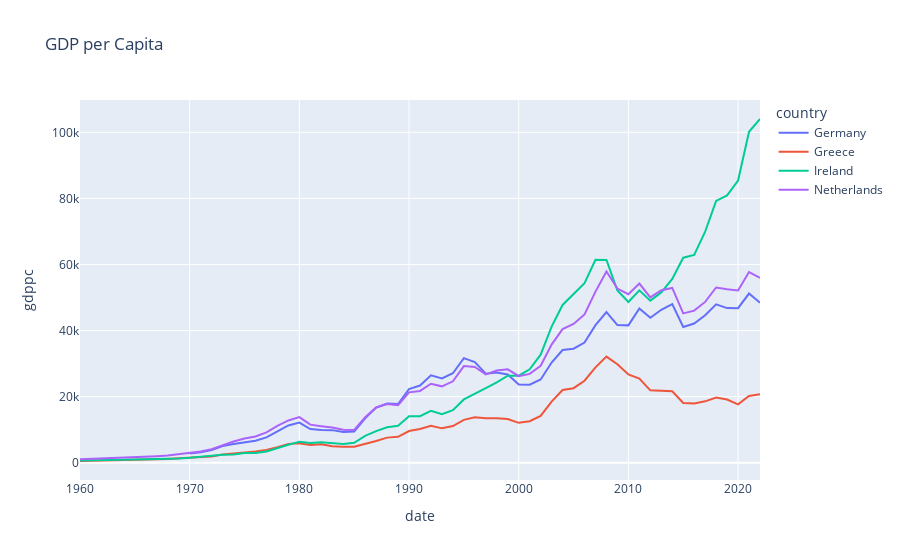
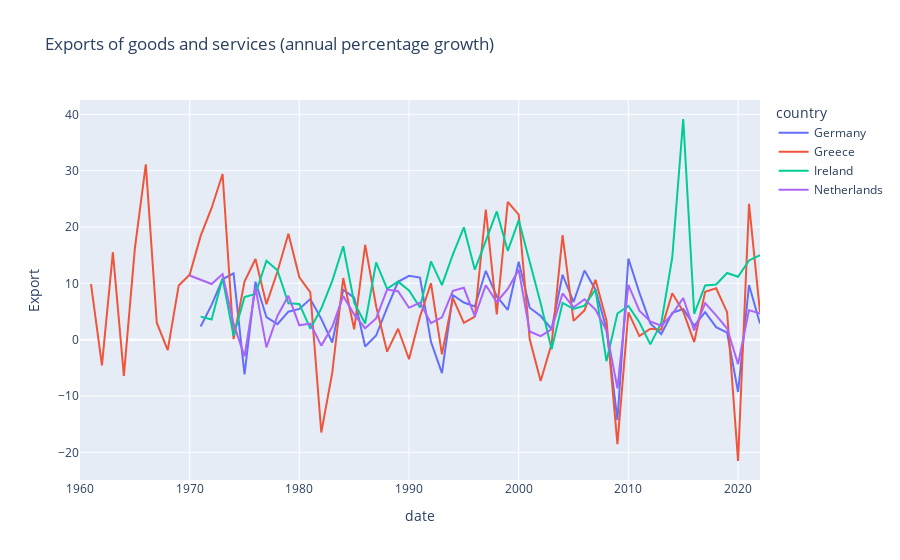
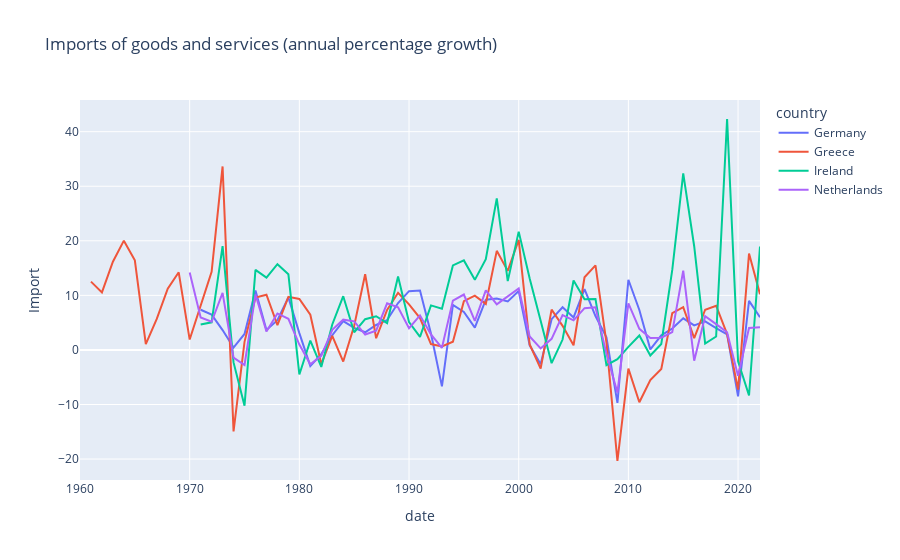
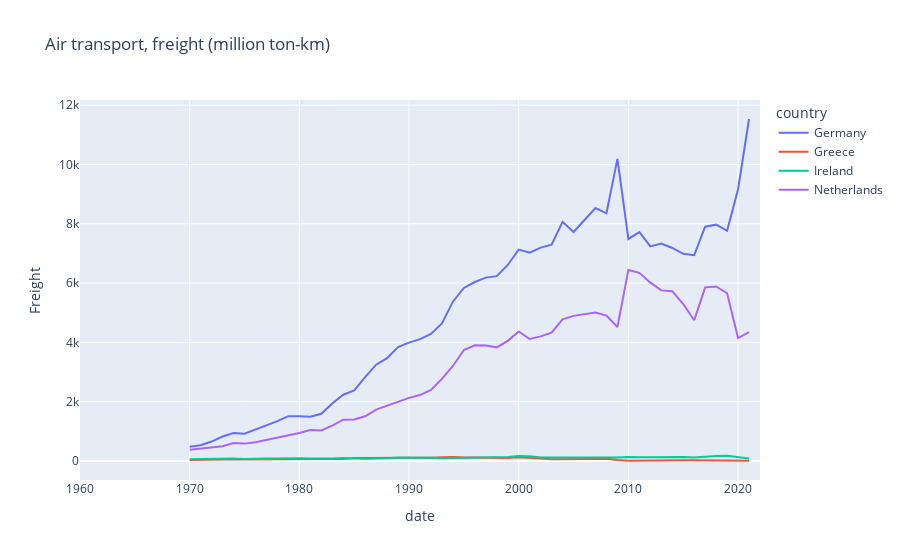

The cell these charts' notebook holds for them, in order:
### Markdown cell above
Import & Export

### Code cell
#GDP per capita
fig1 = px.line(df_gdp, x = 'date', y = 'gdppc', color = 'country', title = 'GDP per Capita')

### Import & Export ###
#Export
fig2 = px.line(df_export, x = 'date', y = 'Export', color = 'country', title = 'Exports of goods and services (annual percentage growth)')

#Import 
fig3 = px.line(df_import, x = 'date', y = 'Import', color = 'country', title = 'Imports of goods and services (annual percentage growth)')

#Freight
fig4 = px.line(df_freight, x = 'date', y = 'Freight', color = 'country', title = 'Air transport, freight (million ton-km)')

fig1.show()
fig2.show()
fig3.show()
fig4.show()
